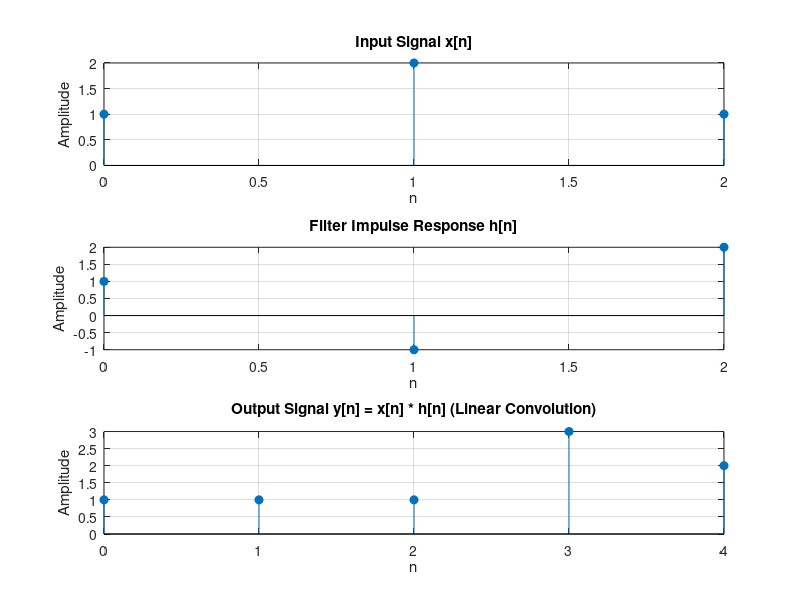

MATLAB code to generate this figure:
clc;
clear;
close all;

%% --- Define Input Signal (x[n]) and Filter (h[n]) ---
% Example: x[n] = input audio pulse; h[n] = filter (e.g., moving average)

x = [1 2 1];               % Input signal
h = [1 -1 2];         % Simple averaging filter (FIR filter)

n_x = 0:length(x)-1;               % Time index for x[n]
n_h = 0:length(h)-1;               % Time index for h[n]

%% --- Perform Linear Convolution ---
y = conv(x, h);                    % Output signal after filtering
n_y = 0:length(y)-1;               % Time index for y[n]

%% --- Plotting ---
figure;

% Plot 1: Input Signal x[n]
subplot(3,1,1);
stem(n_x, x, 'filled');
title('Input Signal x[n]');
xlabel('n');
ylabel('Amplitude');
grid on;

% Plot 2: Filter h[n]
subplot(3,1,2);
stem(n_h, h, 'filled');
title('Filter Impulse Response h[n]');
xlabel('n');
ylabel('Amplitude');
grid on;

% Plot 3: Output Signal y[n] = x[n] * h[n]
subplot(3,1,3);
stem(n_y, y, 'filled');
title('Output Signal y[n] = x[n] * h[n] (Linear Convolution)');
xlabel('n');
ylabel('Amplitude');
grid on;

%% --- Application Notes ---
disp('--- Linear Convolution & Digital Filtering ---');
disp('1. Convolution simulates how an input signal is modified by a filter.');
disp('2. Used in audio processing for effects like echo, reverb, noise reduction.');
disp('3. Used in image processing for blurring, sharpening, edge detection.');
